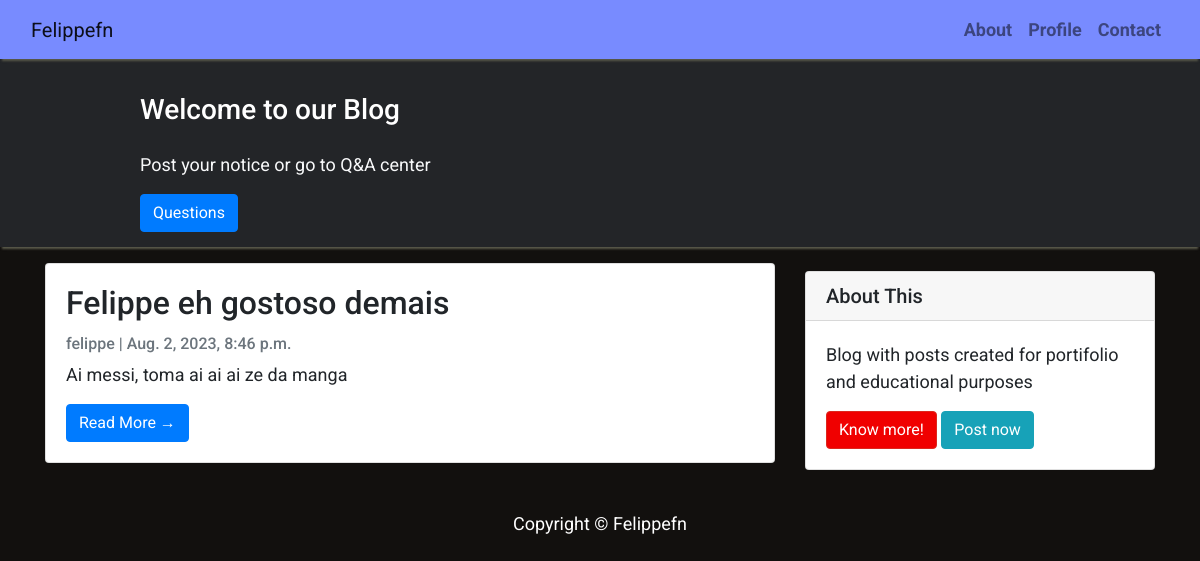
/blog/, run on an earlier commit of the app's database.
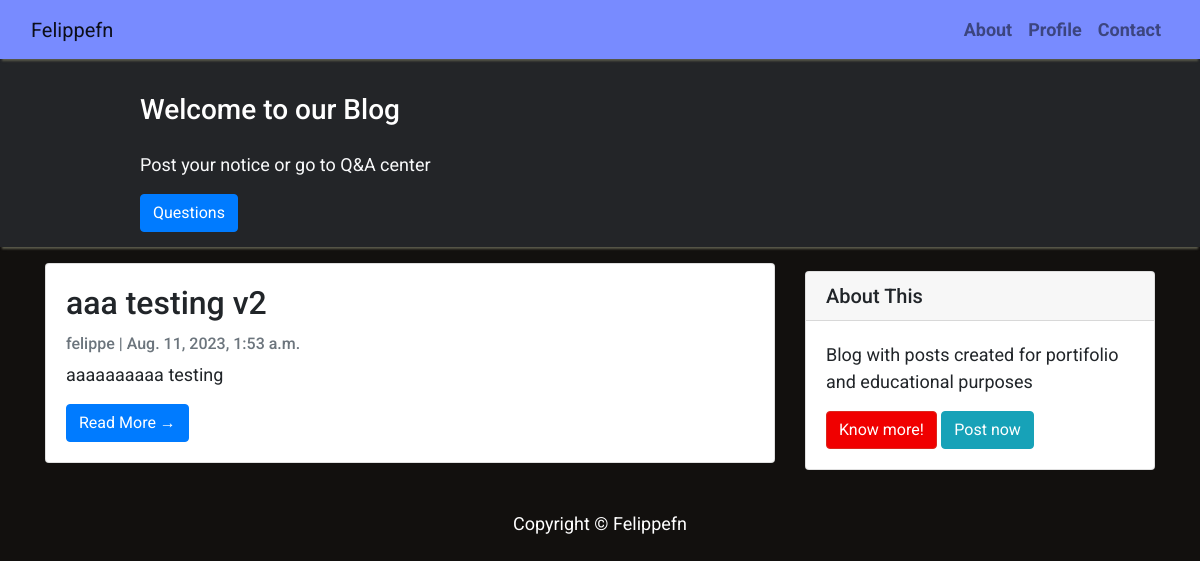
And on a later commit of the database.
### blog/models.py (models this page shows, shortened)
class Post(models.Model):
    title = models.CharField(max_length=200, unique=True)
    slug = models.SlugField(max_length=200, unique=True)
    author = models.ForeignKey(User, on_delete= models.CASCADE,related_name='blog_posts')
    updated_on = models.DateTimeField(auto_now= True)
    content = models.TextField()
    created_on = models.DateTimeField(auto_now_add=True)
    status = models.IntegerField(choices=STATUS, default=0)
    class Meta:
        ordering = ['-created_on']

### blog/views.py (the view)
# urls.py: path('', views.PostList.as_view(), name='home'),
class PostList(generic.ListView):
    queryset = Post.objects.filter(status=1).order_by('-created_on')
    template_name = 'indexblog.html'
    def get_context_data(self, **kwargs):
        context = super().get_context_data(**kwargs)
        context['username'] = self.request.user.username
        return context

### templates/indexblog.html (shortened to what this page needs)
{% extends "base.html" %} {% block content %}
<header class="masthead">
  <div class="container">
    <div class="row">
      <div class="col-md-8 col-md-10 mx-auto">
        <div class="site-heading">
          {% if username %}
          <h3 class="site-heading my-4 mt-3 text-white">
            Welcome to our Blog {{ username }}!
          </h3>
          {% else %}
          <h3 class="site-heading my-4 mt-3 text-white">Welcome to our Blog</h3>
          {% endif %}
          <p class="text-light">
            Post your notice or go to Q&#38;A center &nbsp
          </p>
          <a href="/qna/questions"
            ><button type="button" class="btn btn-primary">Questions</button></a
          >
        </div>
      </div>
    </div>
  </div>
</header>
<div class="container">
  <div class="row">
    <div class="col-md-8 mt-3 left">
      {% for post in post_list %}
      <div class="card mb-4">
        <div class="card-body">
          <h2 class="card-title">{{ post.title }}</h2>
          <p class="card-text text-muted h6">
            {{ post.author }} | {{ post.created_on}}
          </p>
          <p class="card-text">{{post.content|slice:":200" }}</p>
          <a href="{% url 'post_detail' post.slug  %}" class="btn btn-primary"
            >Read More &rarr;</a
          >
        </div>
      </div>
      {% endfor %}
    </div>
    <div class="col-md-4 float-right">
      <div class="card my-4">
        <h5 class="card-header">About This</h5>
        <div class="card-body">
          <p class="card-text">
            Blog with posts created for portifolio and educational purposes
          </p>
          <a href="http://felippefn.com" class="btn btn-danger">Know more!</a>
          <a href="{% url 'create_question' %}" class="btn btn-info"
            >Post now</a>
        </div>
      </div>
    </div>
  </div>
</div>
{%endblock%}

What changed in the data, as far as the page shows it:
removed Post: title "Felippe eh gostoso demais", author "felippe", created_on "Aug. 2, 2023, 8:46 p.m.", content "Ai messi, toma ai ai ai ze da manga"
added Post: title "aaa testing v2", author "felippe", created_on "Aug. 11, 2023, 1:53 a.m.", content "aaaaaaaaaa testing"
